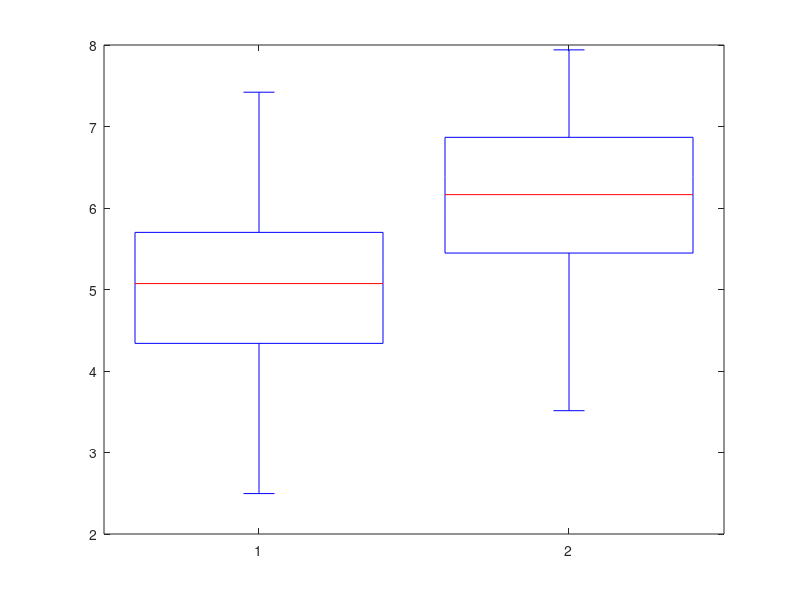

Here is the MATLAB script that generated this plot: (Note: this script raises an error after producing the figure.)

% some random points
data1 = normrnd(5,1,100,1);
data2 = normrnd(6,1,100,1);

% a simple box plot with two boxes
fig = figure;
boxplot([data1,data2])

% PLOTLY 
response = fig2plotly(fig,'filename','matlab_basic_box_plot');
plotly_url = response.url;
